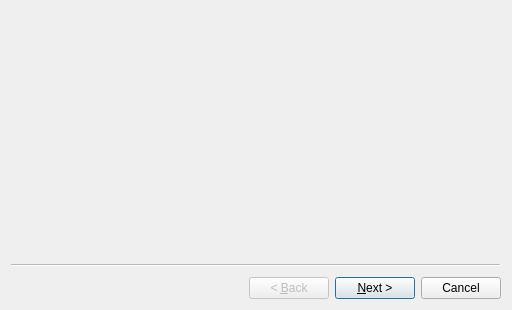
<?xml version="1.0" encoding="UTF-8"?>
<ui version="4.0">
 <class>Wizard</class>
 <widget class="QWizard" name="Wizard">
  <property name="geometry">
   <rect>
    <x>0</x>
    <y>0</y>
    <width>512</width>
    <height>310</height>
   </rect>
  </property>
  <property name="windowTitle">
   <string>Wizard</string>
  </property>
  <property name="styleSheet">
   <string notr="true"/>
  </property>
  <widget class="ProSetPage" name="wizardPage1">
   <layout class="QGridLayout" name="gridLayout_2"/>
  </widget>
  <widget class="ConfirmPage" name="wizardPage2">
   <layout class="QVBoxLayout" name="verticalLayout_2"/>
  </widget>
 </widget>
 <customwidgets>
  <customwidget>
   <class>ProSetPage</class>
   <extends>QWizardPage</extends>
   <header>prosetpage.h</header>
   <container>1</container>
  </customwidget>
  <customwidget>
   <class>ConfirmPage</class>
   <extends>QWizardPage</extends>
   <header>confirmpage.h</header>
   <container>1</container>
  </customwidget>
 </customwidgets>
 <resources/>
 <connections/>
</ui>
